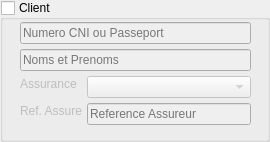
      <widget class="QGroupBox" name="gbx_client_">
       <property name="enabled">
        <bool>true</bool>
       </property>
       <property name="minimumSize">
        <size>
         <width>270</width>
         <height>130</height>
        </size>
       </property>
       <property name="title">
        <string>Client</string>
       </property>
       <property name="flat">
        <bool>true</bool>
       </property>
       <property name="checkable">
        <bool>true</bool>
       </property>
       <property name="checked">
        <bool>false</bool>
       </property>
       <widget class="QWidget" name="layoutWidget_3">
        <property name="geometry">
         <rect>
          <x>10</x>
          <y>20</y>
          <width>251</width>
          <height>113</height>
         </rect>
        </property>
        <layout class="QFormLayout" name="flyt_top_right_">
         <property name="horizontalSpacing">
          <number>5</number>
         </property>
         <property name="verticalSpacing">
          <number>5</number>
         </property>
         <property name="leftMargin">
          <number>10</number>
         </property>
         <property name="topMargin">
          <number>2</number>
         </property>
         <property name="rightMargin">
          <number>10</number>
         </property>
         <property name="bottomMargin">
          <number>5</number>
         </property>
         <item row="0" column="0" colspan="2">
          <widget class="QLineEdit" name="ledit_ident_">
           <property name="sizePolicy">
            <sizepolicy hsizetype="Expanding" vsizetype="Fixed">
             <horstretch>0</horstretch>
             <verstretch>0</verstretch>
            </sizepolicy>
           </property>
           <property name="minimumSize">
            <size>
             <width>100</width>
             <height>22</height>
            </size>
           </property>
           <property name="readOnly">
            <bool>false</bool>
           </property>
           <property name="placeholderText">
            <string>Numero CNI ou Passeport </string>
           </property>
           <property name="clearButtonEnabled">
            <bool>true</bool>
           </property>
          </widget>
         </item>
         <item row="1" column="0" colspan="2">
          <widget class="QLineEdit" name="ledit_nom_">
           <property name="sizePolicy">
            <sizepolicy hsizetype="Expanding" vsizetype="Fixed">
             <horstretch>0</horstretch>
             <verstretch>0</verstretch>
            </sizepolicy>
           </property>
           <property name="minimumSize">
            <size>
             <width>100</width>
             <height>22</height>
            </size>
           </property>
           <property name="readOnly">
            <bool>false</bool>
           </property>
           <property name="placeholderText">
            <string>Noms et Prenoms</string>
           </property>
           <property name="clearButtonEnabled">
            <bool>true</bool>
           </property>
          </widget>
         </item>
         <item row="2" column="0">
          <widget class="QLabel" name="lbl_ass_">
           <property name="sizePolicy">
            <sizepolicy hsizetype="Preferred" vsizetype="Fixed">
             <horstretch>0</horstretch>
             <verstretch>0</verstretch>
            </sizepolicy>
           </property>
           <property name="minimumSize">
            <size>
             <width>60</width>
             <height>16</height>
            </size>
           </property>
           <property name="font">
            <font>
             <weight>50</weight>
             <bold>false</bold>
            </font>
           </property>
           <property name="text">
            <string>Assurance</string>
           </property>
          </widget>
         </item>
         <item row="2" column="1">
          <widget class="QComboBox" name="cbx_ass_">
           <property name="sizePolicy">
            <sizepolicy hsizetype="Expanding" vsizetype="Fixed">
             <horstretch>0</horstretch>
             <verstretch>0</verstretch>
            </sizepolicy>
           </property>
           <property name="minimumSize">
            <size>
             <width>100</width>
             <height>22</height>
            </size>
           </property>
          </widget>
         </item>
         <item row="3" column="0">
          <widget class="QLabel" name="lbl_ref_ass_">
           <property name="enabled">
            <bool>false</bool>
           </property>
           <property name="sizePolicy">
            <sizepolicy hsizetype="Fixed" vsizetype="Fixed">
             <horstretch>0</horstretch>
             <verstretch>0</verstretch>
            </sizepolicy>
           </property>
           <property name="minimumSize">
            <size>
             <width>60</width>
             <height>16</height>
            </size>
           </property>
           <property name="font">
            <font>
             <weight>50</weight>
             <bold>false</bold>
            </font>
           </property>
           <property name="text">
            <string>Ref. Assure</string>
           </property>
          </widget>
         </item>
         <item row="3" column="1">
          <widget class="QLineEdit" name="ledit_ref_ass_">
           <property name="sizePolicy">
            <sizepolicy hsizetype="Expanding" vsizetype="Fixed">
             <horstretch>0</horstretch>
             <verstretch>0</verstretch>
            </sizepolicy>
           </property>
           <property name="minimumSize">
            <size>
             <width>100</width>
             <height>22</height>
            </size>
           </property>
           <property name="readOnly">
            <bool>false</bool>
           </property>
           <property name="placeholderText">
            <string>Reference Assureur</string>
           </property>
           <property name="clearButtonEnabled">
            <bool>true</bool>
           </property>
          </widget>
         </item>
        </layout>
       </widget>
      </widget>
